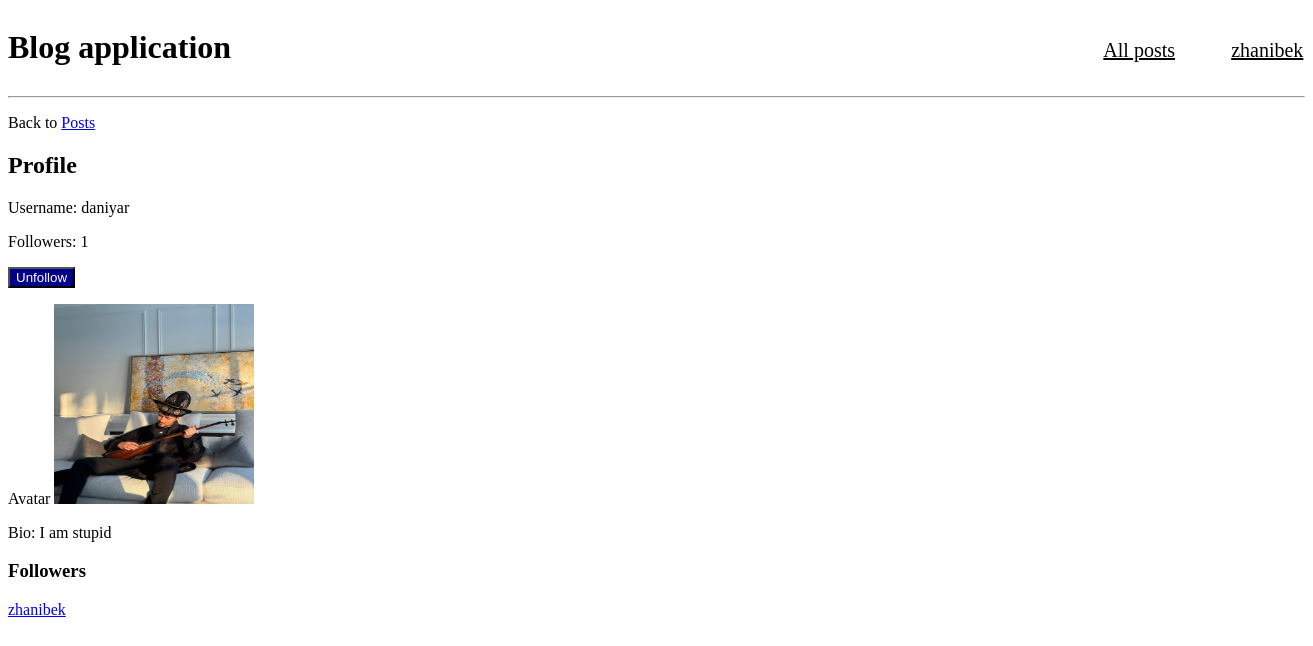
The page /users/5 (signed in) on the database as committed earlier.
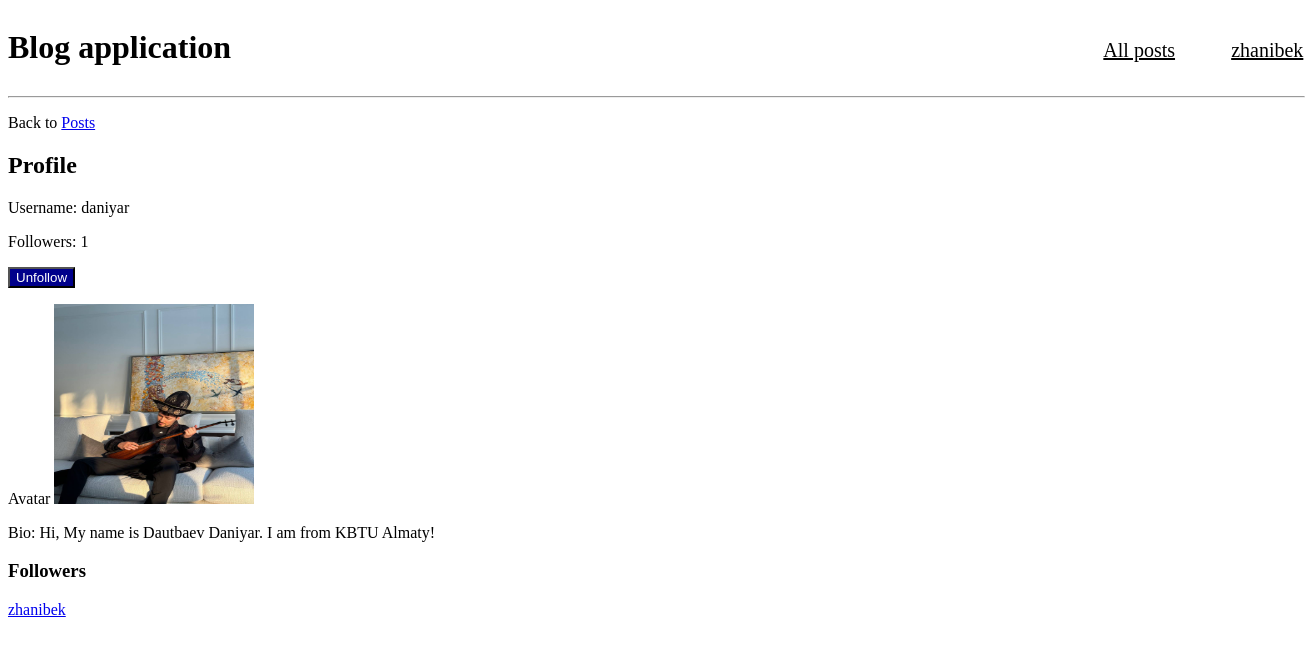
The same page on the database as committed later.
### users/models.py (models this page shows)
class Profile(models.Model):
    user = models.OneToOneField(User, on_delete=models.CASCADE)
    bio = models.TextField()
    avatar = models.ImageField(upload_to='profile_pics/', default='profile_pics/default.jpg')

### users/views.py (the view, shortened to what this page needs)
# urls.py: path('users/<int:id>', views.user_profile, name="profile")
def user_profile(request, id):
    user = User.objects.get(id=id)
    profile = Profile.objects.get(user=user)
    is_following = Follow.objects.filter(follower=request.user, following=user).exists()
    followers_count = Follow.objects.filter(following=user).count()
    follower_users = Follow.objects.filter(following=user)
    context = {
        "profile": profile,
        "is_following": is_following,
        "followers_count": followers_count,
        "follower_users": follower_users,
    }
    return render(request, 'follow.html' , context)

### users/templates/follow.html (shortened to what this page needs)
{% extends 'base.html' %}
{% block content %}
    <p>Back to <a href="/posts/">Posts</a></p>
    <h2>Profile</h2>
    <p>Username: {{profile.user.username}}</p>
    <p>Followers: {{followers_count}}</p>
{% if not is_following %}
    <form action="" method="POST">
        {% csrf_token %}
        <input type="hidden" name="action" value="follow">
        <button style="color:white; background-color:darkblue" type="submit">Follow</button>
    </form>
{% else %}
    <form action="" method="POST">
        <button style="color:white; background-color:darkblue" type="submit">Unfollow</button>
    </form>
{% endif %}
    <label for="avatar">Avatar</label>
    {% if profile.avatar %}
        <img id="avatar" src="{{ profile.avatar.url }}" alt="{{ profile.user.username }}'s Avatar" style="width: 200px; height: 200px;">
    {% else %}
    <p>Not avatar</p>
    {% endif %}
    <p>Bio: {{profile.bio}}</p>
    <h3>Followers</h3>
    {% for follower in follower_users %}
        <p><a href="/users/{{follower.follower.id}}">{{follower.follower}}</a></p>
    {% endfor %}
{% endblock %}

Rows that differ between the two databases and show on the page:
changed Profile "daniyar": bio "I am stupid" → "Hi, My name is Dautbaev Daniyar. I am from KBTU Almaty!"
